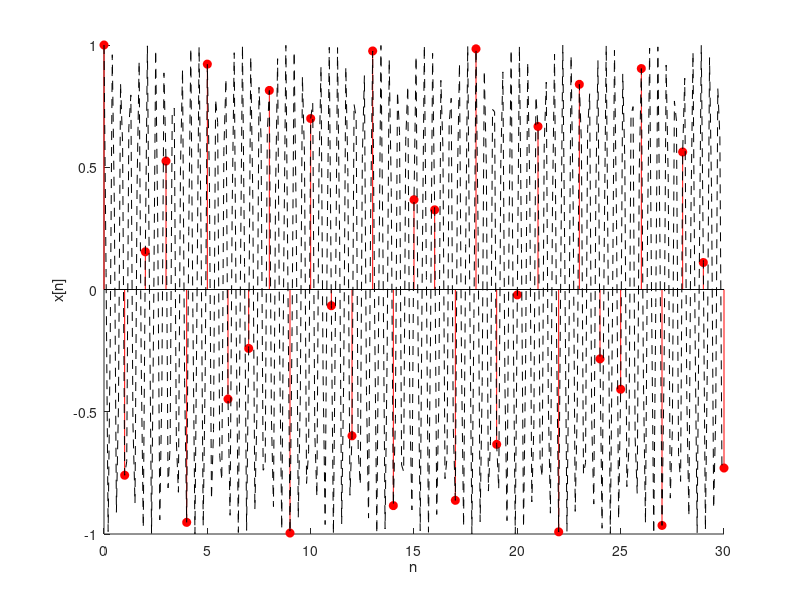

Write MATLAB code to recreate this figure. (Note: this script raises an error after producing the figure.)
%% Aula pratica 18/03

clear all
clc
clear

%%
intervalo = 30

n = 0:intervalo

t = 0:0.1:intervalo

m = 15

w = 15*pi*n/8

x_discreto = cos(m*n)

x_continuo = cos(m*t)


figure
hold all
stem(n,x_discreto, "filled", "r")
plot(t,x_continuo, "--k")
xlabel("n")
ylabel('x[n]')
legend({'Discreto'},{'Continuo'})

